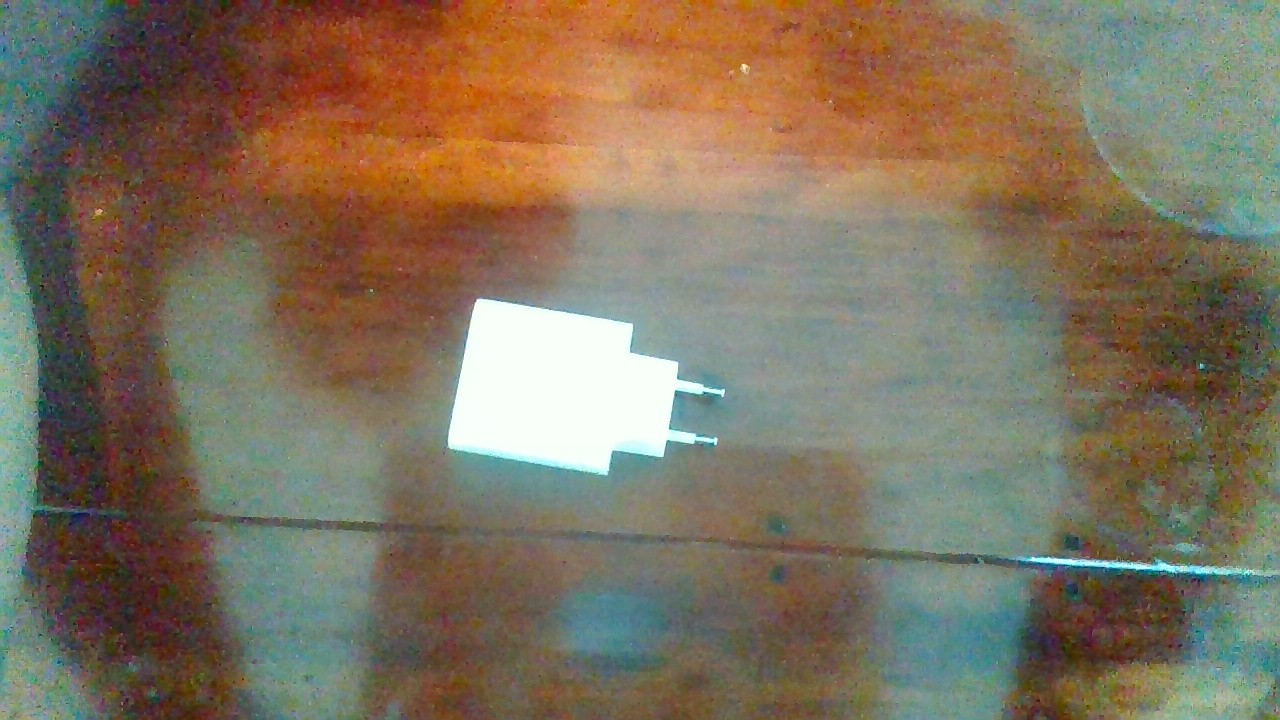
#> input picture test_image.jpg, 1280 x 720 px, given in place of the camera
$ python webcam_test.py
#> lines starting #> are read from the running program, lines starting #| are printed output that depends on the picture; after the words box and inside, x2 and y2 are one past the last pixel; in counts of white or black regions, pixels touching at a corner belong together
import numpy as np
import cv2 as cv
import matplotlib
import serial
import time

arduino = serial.Serial(port='COM4', baudrate=115200, timeout=.1)
def write_read(x):
    arduino.write(bytes(x, 'utf-8'))
    time.sleep(0.005)
    #data = arduino.readline()
    #return data

vid = cv.VideoCapture(0)

while(True):

    # Capture video
    ret, frame = vid.read()
#> frame is the input picture: shape (720, 1280, 3); mean B, G, R 94.4, 114.2, 127.1
    # Convert to grayscale
    gray = cv.cvtColor(frame, cv.COLOR_BGR2GRAY)
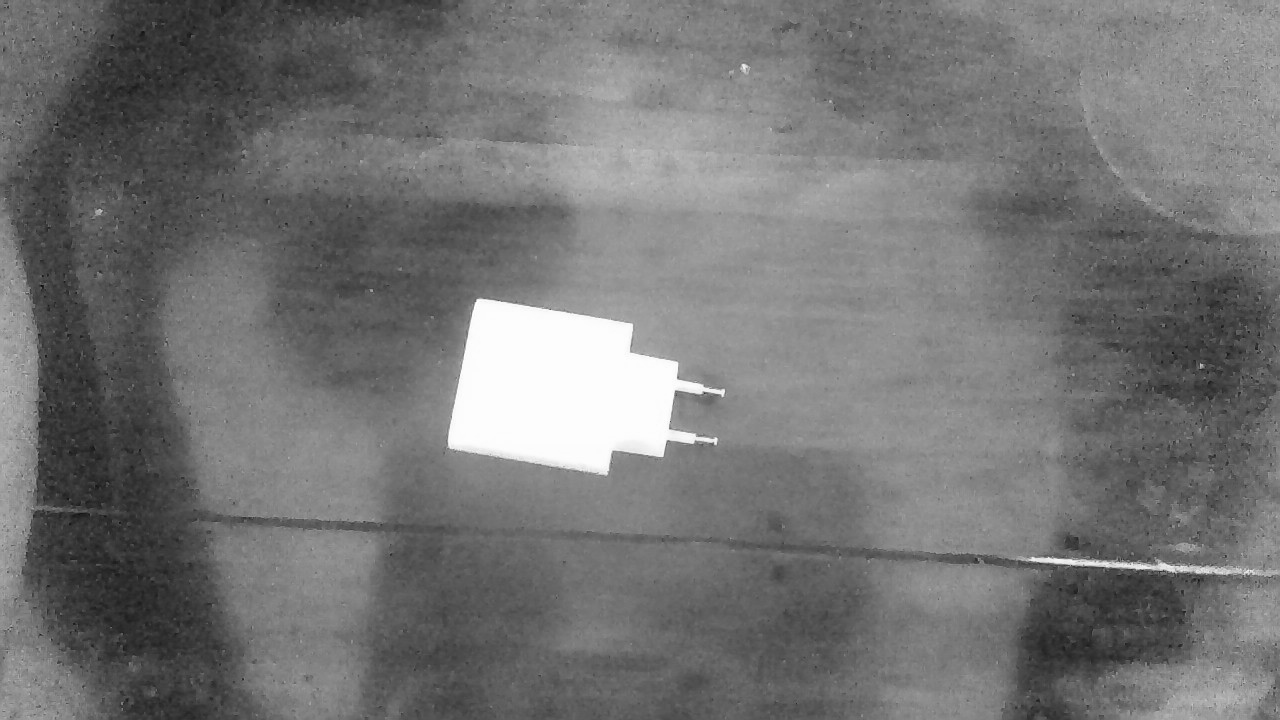
#> gray: shape (720, 1280); min 6, max 255, mean 115.8
    # Binary threshold
    ret, th1 = cv.threshold(gray, 200, 255, 0)
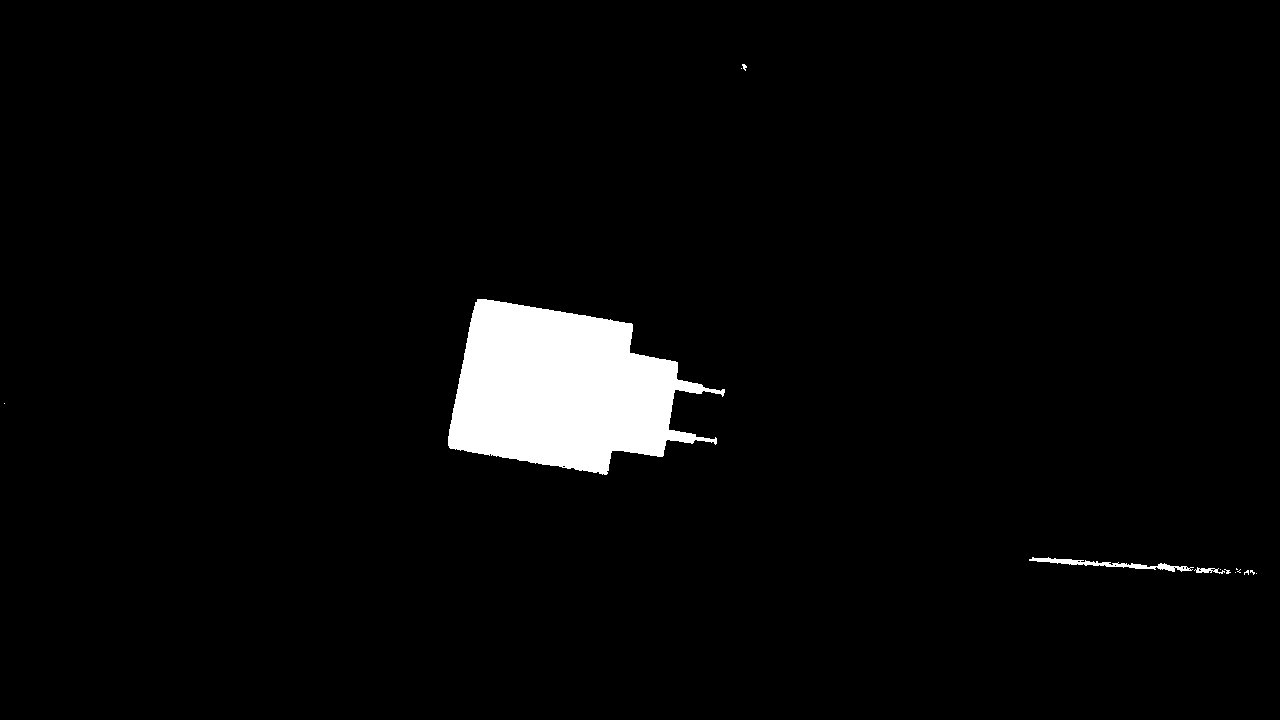
#> th1: shape (720, 1280); 3.4% white; 14 white regions (10 under 20 px)
    # Find contours
    contours, hierarchy = cv.findContours(th1, cv.RETR_TREE, cv.CHAIN_APPROX_SIMPLE)
#> contours = 23 contours, 20 with area under 20; largest, box (x1, y1, x2, y2) and area: (448, 299, 725, 475) 30238, (1029, 557, 1194, 572) 494, (1194, 567, 1225, 574) 70
    # Find largest contour (by area)
    if contours:
        c = max(contours, key = cv.contourArea)
#> c = contour of 363 points, box (x1, y1, x2, y2) (448, 299, 725, 475), area 30238
        x,y,w,h = cv.boundingRect(c)
#> x = 448; y = 299; w = 277; h = 176
        # Draw green rectangle around largest contour
        cv.rectangle(frame,(x,y),(x+w,y+h),(0,255,0),2)
    # Find center
        M = cv.moments(c)
#> M = moments, m00 30238, centre m10/m00, m01/m00 = (560.9, 389.6)
        if M['m00'] != 0:
            cx = int(M['m10']/M['m00'])
#> cx = 560
            cy = int(M['m01']/M['m00'])
#> cy = 389
            cv.circle(frame, (cx, cy), 7, (0, 0, 255), -1)
#> frame: shape (720, 1280, 3); mean B, G, R 93.9, 114.4, 126.8
            print(cx)
#| 560
            write_read(str(cx))
        # Draw all contours
        cv.drawContours(frame, contours, -1, (0,122,122), 1)
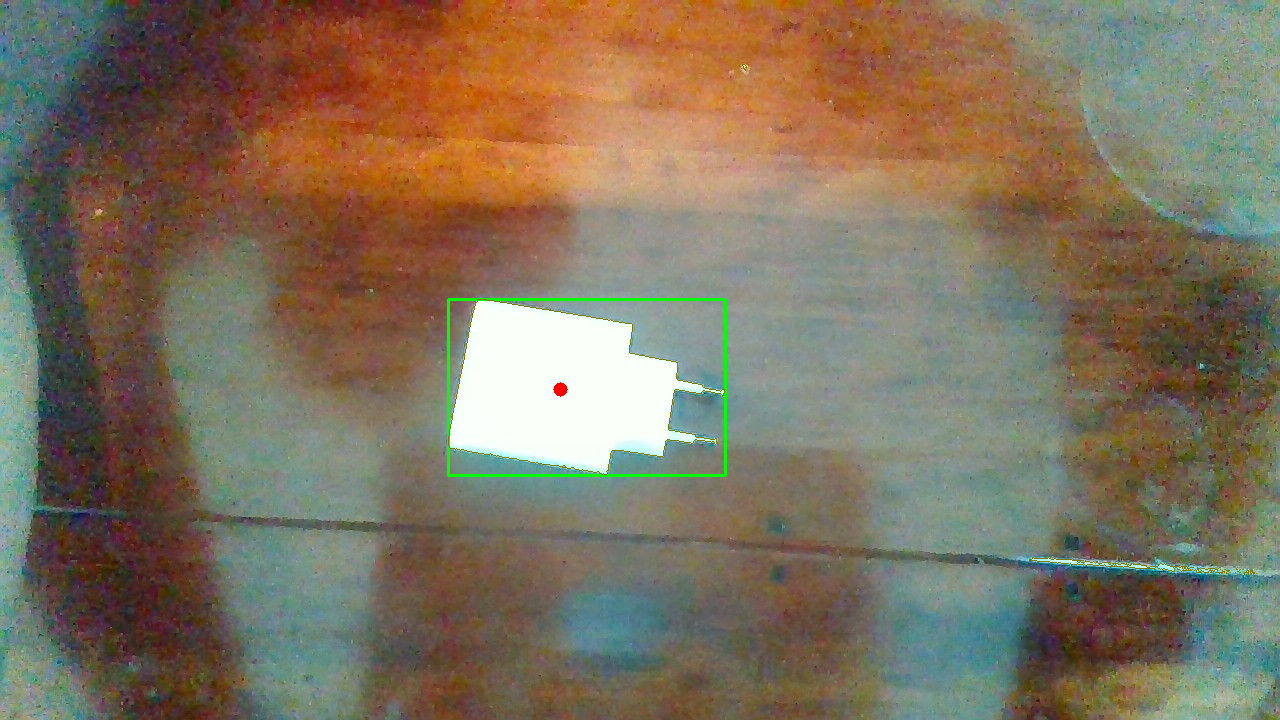
#> frame: shape (720, 1280, 3); mean B, G, R 93.6, 114.3, 126.7
    # Display the resulting frame
    cv.imshow('frame', frame)
    # Exit loop by pressing q
    if cv.waitKey(1) & 0xFF == ord('q'):
#> (key q is pressed here)
        break

# After the loop release the cap object
vid.release()
# Destroy all the windows
cv.destroyAllWindows()
